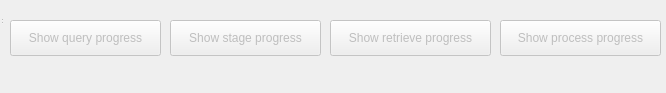
<?xml version="1.0" encoding="UTF-8"?>
<ui version="4.0">
 <class>run_view</class>
 <widget class="QDialog" name="run_view">
  <property name="geometry">
   <rect>
    <x>0</x>
    <y>0</y>
    <width>666</width>
    <height>93</height>
   </rect>
  </property>
  <property name="windowTitle">
   <string>Run</string>
  </property>
  <widget class="QWidget" name="centralwidget" native="true">
   <property name="geometry">
    <rect>
     <x>0</x>
     <y>0</y>
     <width>671</width>
     <height>91</height>
    </rect>
   </property>
   <widget class="QPushButton" name="show_query_progress_button">
    <property name="enabled">
     <bool>false</bool>
    </property>
    <property name="geometry">
     <rect>
      <x>10</x>
      <y>20</y>
      <width>151</width>
      <height>36</height>
     </rect>
    </property>
    <property name="text">
     <string>Show query progress</string>
    </property>
   </widget>
   <widget class="QPushButton" name="show_stage_progress_button">
    <property name="enabled">
     <bool>false</bool>
    </property>
    <property name="geometry">
     <rect>
      <x>170</x>
      <y>20</y>
      <width>151</width>
      <height>36</height>
     </rect>
    </property>
    <property name="text">
     <string>Show stage progress</string>
    </property>
   </widget>
   <widget class="QPushButton" name="show_retrieve_progress_button">
    <property name="enabled">
     <bool>false</bool>
    </property>
    <property name="geometry">
     <rect>
      <x>330</x>
      <y>20</y>
      <width>161</width>
      <height>36</height>
     </rect>
    </property>
    <property name="text">
     <string>Show retrieve progress</string>
    </property>
   </widget>
   <widget class="QPushButton" name="show_process_progress_button">
    <property name="enabled">
     <bool>false</bool>
    </property>
    <property name="geometry">
     <rect>
      <x>500</x>
      <y>20</y>
      <width>161</width>
      <height>36</height>
     </rect>
    </property>
    <property name="text">
     <string>Show process progress</string>
    </property>
   </widget>
  </widget>
  <widget class="QStatusBar" name="statusbar">
   <property name="geometry">
    <rect>
     <x>0</x>
     <y>0</y>
     <width>3</width>
     <height>25</height>
    </rect>
   </property>
  </widget>
 </widget>
 <resources/>
 <connections/>
</ui>
